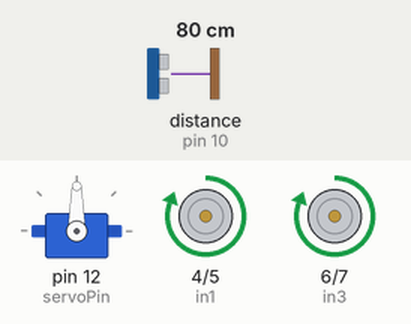
Recording of a sketch running on a simulated Arduino Uno, built with avr-gcc and run on an emulated ATmega328P. On the bench: servo, motor-driver pin pairs drawn as motors (green arrow = first pin HIGH = forward, orange = second pin HIGH = backward, longer = more drive). Wiring (inferred from the names in the program): ultrasonic range finder: trigger pin 11; echo pin 10. The test bench sets the inputs (shaded band); at power-on: distance to the obstacle (sensor on pin 10) 80 cm. The echo pulse lasts 58.3 µs per cm.

Above: at 1.2 s.
1.3 s: distance to the obstacle (sensor on pin 10) set to 17 cm
2.8 s: distance to the obstacle (sensor on pin 10) set to 14 cm
At 3.4 s:
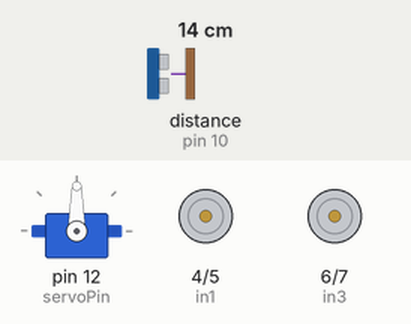
5.8 s: distance to the obstacle (sensor on pin 10) set to 18 cm
At 7.3 s:
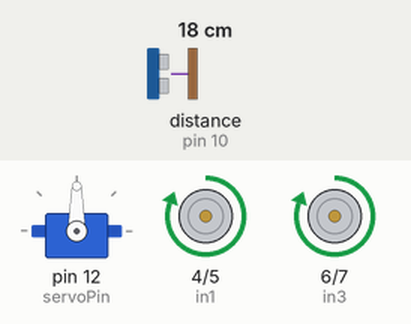
7.6 s: distance to the obstacle (sensor on pin 10) set to 2 cm
At 9.1 s:
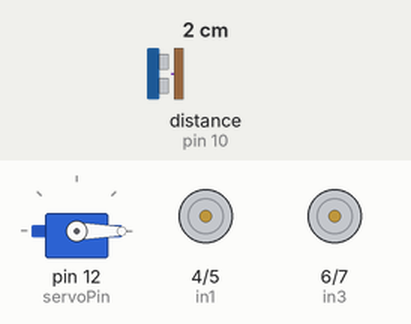
Timing chart, 0 to 11.6 s (numbered marks = the images above; inputs shaded):
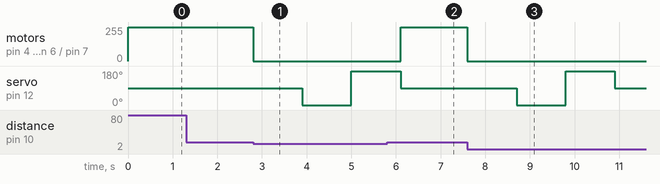

Measured:
- the behaviour switches between 16 and 15 cm on distance to the obstacle (sensor on pin 10) (found by bisection; images 0 and 1)
- after the input at 1.3 s, every drawn part: stays the same
- after the input at 2.8 s, motor on pin 4 (in1) / pin 5 (in2), motor on pin 6 (in3) / pin 7 (in4): forward 255/255 → stopped at once; servo on pin 12 (servoPin): 90° → 0° after 1.1 s, → 180° 1.1 s later
- after the input at 5.8 s, motor on pin 4 (in1) / pin 5 (in2), motor on pin 6 (in3) / pin 7 (in4): stopped → forward 255/255 after 0.31 s; servo on pin 12 (servoPin): goes on until 6.1 s, then stays 90°
- after the input at 7.6 s, motor on pin 4 (in1) / pin 5 (in2), motor on pin 6 (in3) / pin 7 (in4): forward 255/255 → stopped at once; servo on pin 12 (servoPin): 90° → 0° after 1.1 s, → 180° 1.1 s later, → 90° 1.1 s later

The sketch:

Intelligent_Navigation_Robot.ino
```cpp
//right wheel


int in1 = 4;
int in2 = 5;


//left wheel


int in3 = 6;
int in4 = 7;


//------------------------THE SERVO-------------------------------------------------------------------------------------------------------------

#include <Servo.h>
float angle;
int dt = 500;
int servoPin = 12;

Servo myServo;


//---------------ALTRA SONIC-----------------------------------------------------------------------------------------------------

int echoPin = 10;
int trigPin = 11;
int PTT;
int distance;
int front;
int right;
int left;
int scanDelay = 800;
int max1;
int best;


//----------------MY FOUNCTIONS-------------------------------------------------------------------------------------------------


//STOP//

   void stop() {


   digitalWrite(in1, LOW);
   digitalWrite(in2, LOW);

   digitalWrite(in3, LOW);
   digitalWrite(in4, LOW);
   }


 //GOFORWARD//

   void goForward() {


   digitalWrite(in1, HIGH);
   digitalWrite(in2, LOW);

   digitalWrite(in3, HIGH);
   digitalWrite(in4, LOW);
   }

  //GOBACK//

  void goBack() {


   digitalWrite(in2, HIGH);
   digitalWrite(in1, LOW);

   digitalWrite(in4, HIGH);
   digitalWrite(in3, LOW);
   }

   //TURN RIGHT//

    void turnRight() {


   digitalWrite(in1, LOW);
   digitalWrite(in2, HIGH);

   digitalWrite(in3, HIGH);
   digitalWrite(in4, LOW);
   }


    //TURN LEFT//

   void turnLeft() {


   digitalWrite(in1, HIGH);
   digitalWrite(in2, LOW);

   digitalWrite(in3, LOW);
   digitalWrite(in4, HIGH);
   }


    //GET DISTANCE//

    int getDistance() {

     digitalWrite(trigPin, LOW);
     delayMicroseconds(2);
     digitalWrite(trigPin, HIGH);
     delayMicroseconds(10);
     digitalWrite(trigPin, LOW);
     PTT = pulseIn(echoPin, HIGH);
     distance = PTT*0.0178571429;
     return distance;

    }


    //SCAN FRONT//

    int scanFront() {

    myServo.write(90);
    delay(300);
    getDistance();
    return front = distance;

    }

    //SCAN RIGHT//

     int scanRight() {

      myServo.write(0);
      delay(300);
      getDistance();
      return right = distance;

     }


     //SCAN LEFT//

     int scanLeft() {

      myServo.write(180);
      delay(300);
      getDistance();
      return left = distance;

     }


//-------------------------SETUP--------------------------------------------------------------------------------------------------
void setup() {
  // put your setup code here, to run once:

  //THE MOTORS:-


pinMode(in3, OUTPUT);
pinMode(in4, OUTPUT);
pinMode(in1, OUTPUT);
pinMode(in2, OUTPUT);


//THE SERVO//

pinMode(servoPin, OUTPUT);
myServo.attach(servoPin);
myServo.write(90);
//ALTRA SONIC:-

pinMode(echoPin, INPUT);
pinMode(trigPin, OUTPUT);

}


//---------------------LOOP------------------------------------------------------------------------------------------------------------------

void loop() {
  // put your main code here, to run repeatedly:


  //---------------------MOTORS DIRECTION-----------------------------------------------------------------------------------------------------

 getDistance();

 if (distance > 15) {

  goForward();

 }else{

    stop();

  scanFront();
    delay(scanDelay);

  scanRight();
    delay(scanDelay);

  scanLeft();
    delay(scanDelay);

     myServo.write(90);


    max1 = max(front, right);
    best = max(max1 , left);

    if(best == front) {

     goForward();

    }else if (best == right) {

   stop();
   delay(300);
   turnRight();
   delay(300);
   goForward();

    }else if(best == left) {

    stop();
   delay(300);
   turnLeft();
   delay(300);
   goForward();

    }else if(front < 20 && right < 20 && left > 20){

   goBack();
   delay(500);
   return;

    }

 }

}
```
